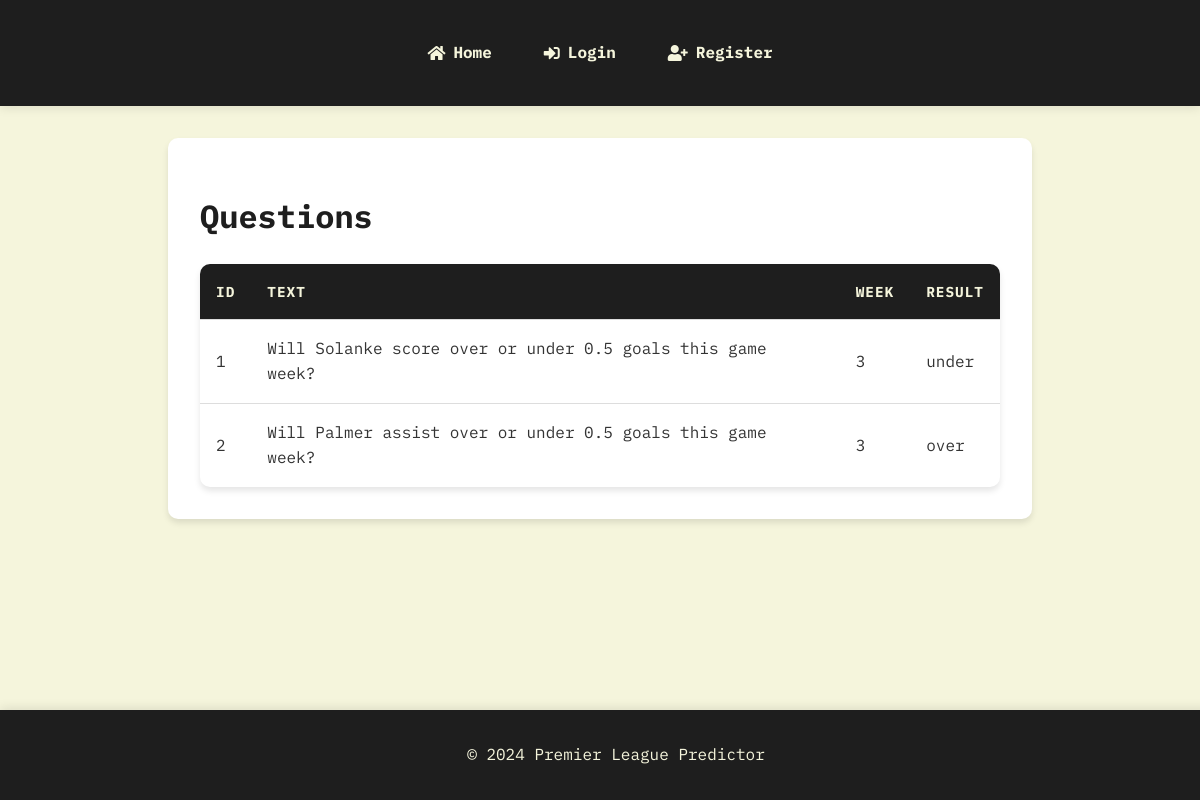
Screenshot of /debug/questions with the database file from the repository.
### app/models.py (models this page shows)
class Question(db.Model):
    id = db.Column(db.Integer, primary_key=True)
    text = db.Column(db.String(255), nullable=False)
    week = db.Column(db.Integer, nullable=False)
    predictions = db.relationship('Prediction', backref='question', lazy=True)
    result = db.Column(db.String(10))

### app/routes.py (the view)
@main.route('/debug/questions')
def debug_questions():
    questions = Question.query.all()
    return render_template('debug_table.html', items=questions, title="Questions")

### app/templates/debug_table.html
{% extends "base.html" %}
{% block content %}
    <h1>{{ title }}</h1>
    <table>
        <thead>
            <tr>
                {% for column in items[0].__table__.columns %}
                    <th>{{ column.name }}</th>
                {% endfor %}
            </tr>
        </thead>
        <tbody>
            {% for item in items %}
                <tr>
                    {% for column in item.__table__.columns %}
                        <td>{{ item[column.name] }}</td>
                    {% endfor %}
                </tr>
            {% endfor %}
        </tbody>
    </table>
{% endblock %}

### app/static/css/style.css (style rules this page uses)
:root { --primary-color: #D2B48C; --secondary-color: #8B4513; --background-color: #F5F5DC; --text-color: #333; --light-text: #F5F5DC; --dark-color: #1E1E1E; }
body { font-family: 'IBM Plex Mono', monospace; line-height: 1.6; margin: 0; padding: 0; background-color: var(--background-color); color: var(--text-color); padding-bottom: 60px; }
h1, h2, h3 { color: var(--dark-color); }
table { width: 100%; border-collapse: separate; border-spacing: 0; margin-top: 1rem; overflow: hidden; border-radius: 10px; box-shadow: 0 4px 6px rgba(0,0,0,0.1); }
th, td { padding: 1rem; text-align: left; border-bottom: 1px solid #ddd; }
th { background-color: var(--dark-color); color: var(--light-text); text-transform: uppercase; font-size: 0.9rem; letter-spacing: 1px; }
tr:last-child td { border-bottom: none; }

### rows the page displays
Question: id "1" "Will Solanke score over or under 0.5 goals this game week?" "3" "under"
Question: id "2" "Will Palmer assist over or under 0.5 goals this game week?" "3" "over"

### other values shown
{{ title }} "Questions"
{{ column.name }} "ID" "TEXT" "WEEK" "RESULT"
